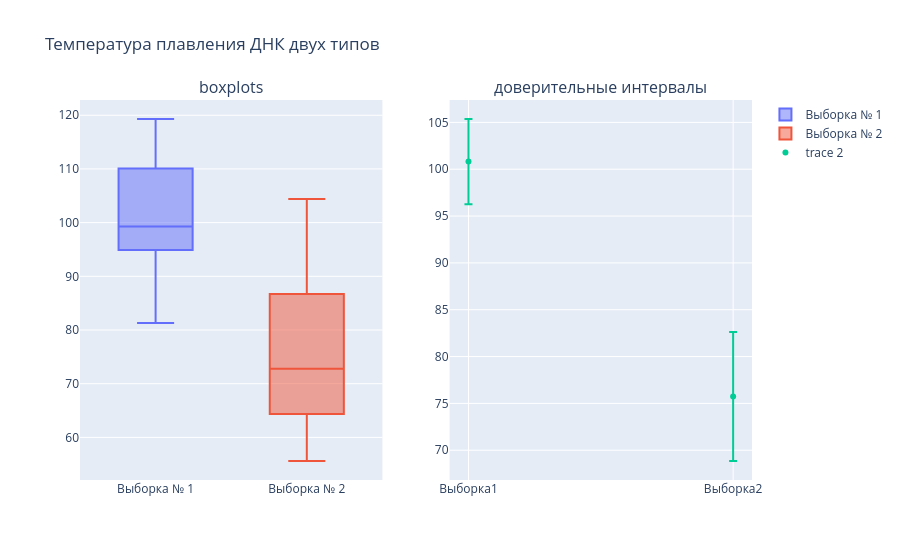

Notebook code for this chart:
### Code cell
import plotly.graph_objects as go
from plotly.subplots import make_subplots

fig = make_subplots(rows=1, cols=2,
                    subplot_titles=("boxplots", "доверительные интервалы"))

fig.add_trace(
    go.Box(
        y=array1,
        name='Выборка № 1'
    ),
    col=1,
    row=1,

)
fig.add_trace(
    go.Box(
        y=array2,
        name='Выборка № 2'
    ),
    col=1,
    row=1
)

fig.add_trace(
    go.Scatter(
        y=df['Mx'],
        x=df.index,
        mode='markers',
        error_y=dict(
            symmetric=True,
            array=[df['interval'][0], df['interval'][1]]
        )),
    col=2,
    row=1
)

fig.update_layout(title_text="Температура плавления ДНК двух типов")

fig.show()

### Figure 1 — Plotly figure (JSON) as saved in the notebook; plotly's stock layout.template omitted (floating-point values rounded to 4 significant figures)
{"data": [{"name": "Выборка № 1", "type": "box", "xaxis": "x", "y": [84.7, 105, 98.9, 97.9, 108.7, 81.3, 99.4, 89.4, 93, 119.3, 99.2, 99.4, 97.1, 112.4, 99.8, 94.7, 114, 95.1, 115.5, 111.5], "yaxis": "y"}, {"name": "Выборка № 2", "type": "box", "xaxis": "x", "y": [57.2, 68.6, 104.4, 95.1, 89.9, 70.8, 83.5, 60.1, 75.7, 102, 69, 79.6, 68.9, 98.6, 76, 74.8, 56, 55.6, 69.4, 59.5], "yaxis": "y"}, {"error_y": {"array": [4.546, 6.886], "symmetric": true}, "mode": "markers", "type": "scatter", "x": ["Выборка1", "Выборка2"], "xaxis": "x2", "y": [100.8, 75.73], "yaxis": "y2"}], "layout": {"annotations": [{"font": {"size": 16}, "showarrow": false, "text": "boxplots", "x": 0.225, "xanchor": "center", "xref": "paper", "y": 1, "yanchor": "bottom", "yref": "paper"}, {"font": {"size": 16}, "showarrow": false, "text": "доверительные интервалы", "x": 0.775, "xanchor": "center", "xref": "paper", "y": 1, "yanchor": "bottom", "yref": "paper"}], "title": {"text": "Температура плавления ДНК двух типов"}, "xaxis": {"anchor": "y", "domain": [0, 0.45]}, "xaxis2": {"anchor": "y2", "domain": [0.55, 1]}, "yaxis": {"anchor": "x", "domain": [0, 1]}, "yaxis2": {"anchor": "x2", "domain": [0, 1]}}}
